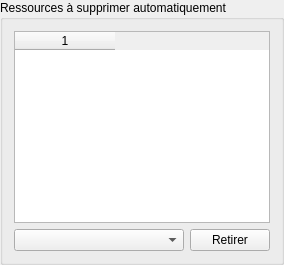
               <widget class="QGroupBox" name="groupBox_8">
                <property name="sizePolicy">
                 <sizepolicy hsizetype="MinimumExpanding" vsizetype="Preferred">
                  <horstretch>0</horstretch>
                  <verstretch>0</verstretch>
                 </sizepolicy>
                </property>
                <property name="minimumSize">
                 <size>
                  <width>0</width>
                  <height>0</height>
                 </size>
                </property>
                <property name="maximumSize">
                 <size>
                  <width>375</width>
                  <height>16777215</height>
                 </size>
                </property>
                <property name="title">
                 <string>Ressources à supprimer automatiquement</string>
                </property>
                <layout class="QGridLayout" name="gridLayout_15">
                 <item row="0" column="0">
                  <layout class="QVBoxLayout" name="verticalLayout_24">
                   <item>
                    <widget class="QTableWidget" name="auto_remove_resource_table">
                     <property name="editTriggers">
                      <set>QAbstractItemView::NoEditTriggers</set>
                     </property>
                     <property name="selectionMode">
                      <enum>QAbstractItemView::SingleSelection</enum>
                     </property>
                     <property name="columnCount">
                      <number>1</number>
                     </property>
                     <column/>
                    </widget>
                   </item>
                   <item>
                    <layout class="QHBoxLayout" name="horizontalLayout_34">
                     <item>
                      <widget class="QComboBox" name="select_auto_remove_resource_comboBox">
                       <property name="sizePolicy">
                        <sizepolicy hsizetype="MinimumExpanding" vsizetype="Fixed">
                         <horstretch>0</horstretch>
                         <verstretch>0</verstretch>
                        </sizepolicy>
                       </property>
                      </widget>
                     </item>
                     <item>
                      <widget class="QPushButton" name="remove_from_removeTable_button">
                       <property name="text">
                        <string>Retirer</string>
                       </property>
                      </widget>
                     </item>
                    </layout>
                   </item>
                  </layout>
                 </item>
                </layout>
               </widget>
